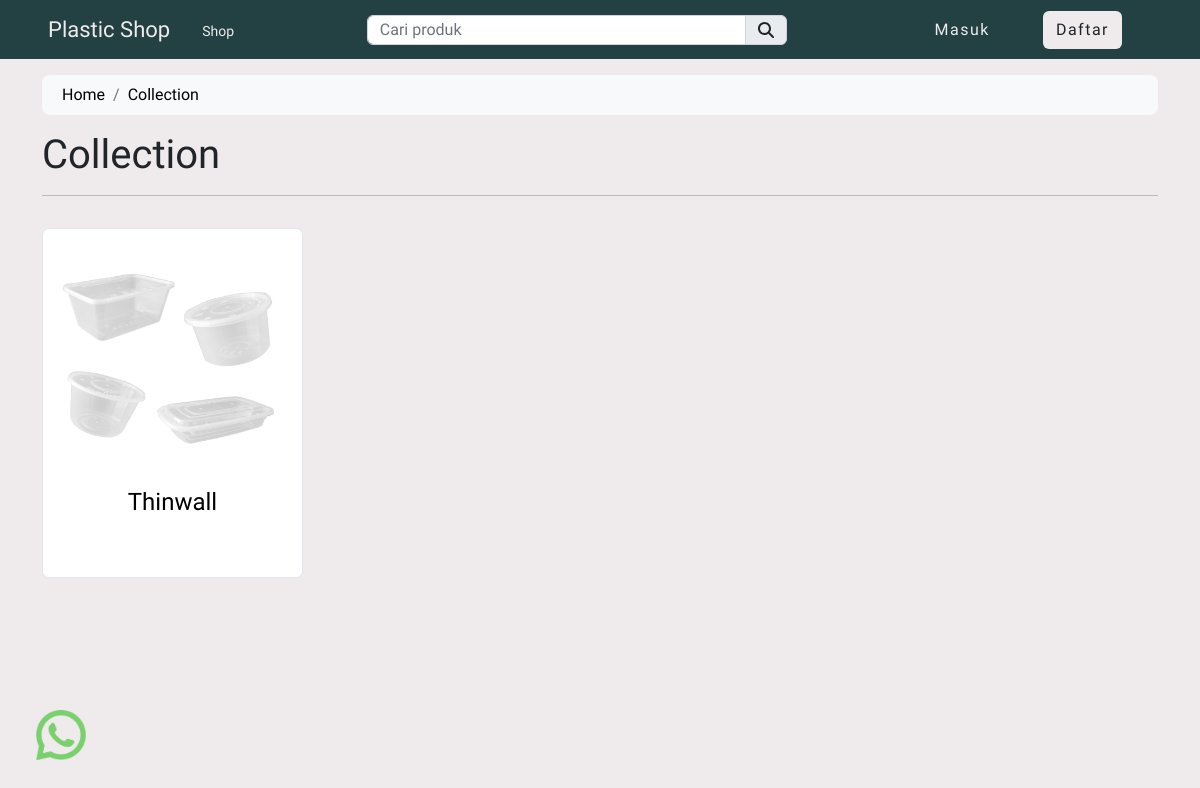
Page /collections/ on the committed database.
### store/models.py (models this page shows, shortened)
class Kategori(Model):
    bahan = ForeignKey(Bahan, on_delete=CASCADE)
    slug = CharField(max_length=150, null=False, blank=False)
    name = CharField(max_length=150, null=False, blank=False)
    category_image = ImageField(
        upload_to=get_file_path, null=False, blank=False)
    description = TextField(max_length=500, null=True, blank=True)
    status = BooleanField(
        default=False, help_text="0=default, 1=Hidden")
    trending = BooleanField(
        default=False, help_text="0=default, 1=Trending")
    create_at = DateTimeField(auto_now_add=True)

### store/views.py (the view)
# urls.py: path('collections/', collections, name="collections"),
def collections(request):
    user_agent = request.META.get('HTTP_USER_AGENT', '')
    device_type = parse(user_agent)
    if device_type.is_mobile:
        if device_type.device.family == 'iPhone' or device_type.os.family == 'Android':
            template_name = 'store/mobile/collections.html'
        else:
            template_name = 'store/mobile/collections.html'
    elif device_type.is_tablet:
        if device_type.device.family == 'iPad' or device_type.os.family == 'Android':
            template_name = 'store/tablet/collections.html'
        else:
            template_name = 'store/tablet/collections.html'
    elif device_type.is_pc:
        if device_type.os.family == 'Mac OS X' or device_type.os.family == 'Windows':
            template_name = 'store/desktop/collections.html'
        else:
            template_name = 'store/desktop/collections.html'
    else:
        template_name = 'store/desktop/collections.html'
    category = Kategori.objects.filter(status=0)
    context = {'category': category}
    return render(request, template_name, context)

### store/templates/store/desktop/collections.html
{% extends 'store/desktop/layouts/main.html' %}
{% load static %}
{% block content %}
<div class="container py-3" style="margin-bottom: 12%;">
    <div class="row">
        <div class="col">
            <nav aria-label="breadcrumb" class="bg-light rounded-3 p-2 mb-3">
                <div class="container">
                    <ol class="breadcrumb mb-0">
                        <li class="breadcrumb-item"><a href="{% url 'home' %}">Home</a></li>
                        <li class="breadcrumb-item active" aria-current="page"><a
                                href="{% url 'collections' %}">Collection</a></li>
                    </ol>
                </div>
            </nav>
        </div>
        <div class="col-md-12">
            <h1>Collection</h1>
            <hr>
            <div class="row">
                {% for item in category %}
                <div class="col-md-3 mt-3">
                    <div class="card" style="height: 350px;">
                        <a href="{% url 'collectionsview' item.slug %}">
                            <div class="card-body">
                                <div class="category-image mb-3">
                                    <img src="{{ item.category_image.url }}" alt="Category image" class="w-100"
                                        style="width: 100%; height: 100%;">
                                </div>
                                <h4 class="text-center"> {{ item.name }}</h4>
                            </div>
                        </a>
                    </div>
                </div>
                {% endfor %}
            </div>
        </div>
    </div>
</div>
{% endblock content %}

### static/css/style.css (style rules this page uses)
body { background-color: #EFEBEC; }

### static/css/card-product.css (style rules this page uses)
.card { border-radius: 7px !important; border-color: #e1e7ec; }

### store/templates/store/desktop/layouts/main.html (style rules this page uses)
* { font-family: 'Viga', sans-serif; }
a { text-decoration: none; color: #000; }

### rows in the picture
Kategori: category_image (picture), name "Thinwall"
